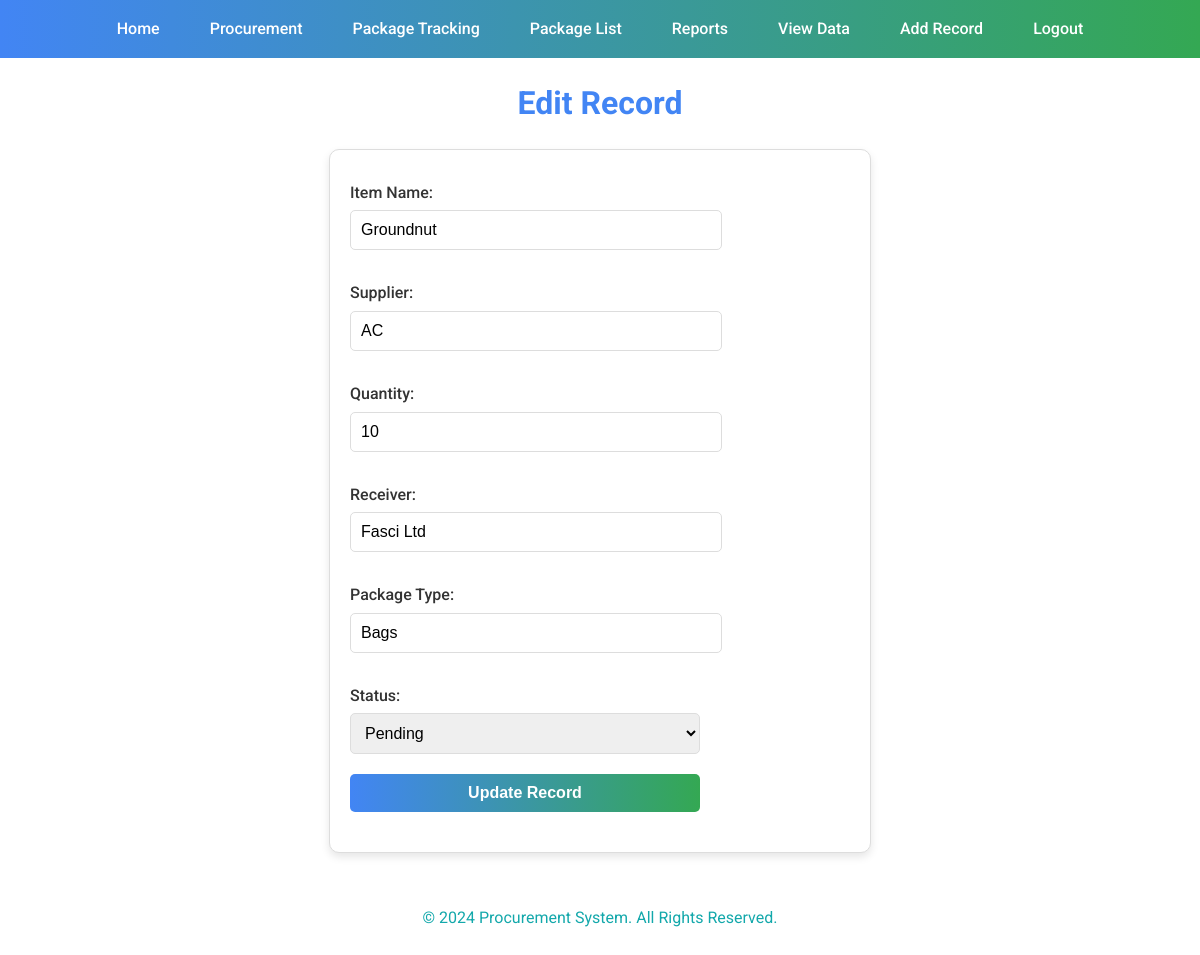
/edit/5 (signed in), run on the app's committed database.
### app.py (models this page shows)
class Procurement(db.Model):
    __tablename__ = 'procurement'
    id = db.Column(db.Integer, primary_key=True)
    item_name = db.Column(db.String(100), nullable=False)
    supplier = db.Column(db.String(100), nullable=False)
    quantity = db.Column(db.Integer, nullable=False)
    receiver = db.Column(db.String(100), nullable=False)
    package_type = db.Column(db.String(100), nullable=False)
    status = db.Column(db.String(100), nullable=False)

### app.py (the view, shortened to what this page needs)
@app.route('/edit/<int:id>', methods=['GET', 'POST'])
@login_required
def edit(id):
    record = Procurement.query.get_or_404(id)
    return render_template('edit.html', record=record)

### app.py (called while the page is built)
@login_manager.user_loader
def load_user(user_id):
    return User.query.get(int(user_id))

### templates/edit.html (shortened to what this page needs)
{% extends 'base.html' %}
{% block content %}
<h1>Edit Record</h1>
<form method="POST" action="{{ url_for('edit', id=record.id) }}">
    <label>Item Name:</label>
    <input type="text" name="item_name" value="{{ record.item_name }}" required>
    <label>Supplier:</label>
    <input type="text" name="supplier" value="{{ record.supplier }}" required>
    <label>Quantity:</label>
    <input type="number" name="quantity" value="{{ record.quantity }}" required>
    <label>Receiver:</label>
    <input type="text" name="receiver" value="{{ record.receiver }}" required>
    <label>Package Type:</label>
    <input type="text" name="package_type" value="{{ record.package_type }}" required>
    <label>Status:</label>
    <select name="status" required>
        <option value="Pending" {% if record.status == 'Pending' %}selected{% endif %}>Pending</option>
    </select>
    <button type="submit">Update Record</button>
</form>
{% endblock %}

### static/css/styles.css (style rules this page uses)
body { font-family: 'Roboto', sans-serif; margin: 0; padding: 0; color: #333; line-height: 1.6; }
body::before { content: ''; position: absolute; top: 0; left: 0; width: 100%; height: 100%; z-index: -1; background-size: cover; background-repeat: no-repeat; background-position: center; animation: slideshow 30s infinite; }
form { background: white; border: 1px solid #ddd; padding: 20px; border-radius: 10px; max-width: 500px; margin: 20px auto; box-shadow: 0 4px 8px rgba(0, 0, 0, 0.1); }
form label { display: block; margin: 10px 0 5px; font-weight: 500; color: #333; }
form input, form select, form button { width: 70%; padding: 10px; margin-bottom: 20px; border: 1px solid #ddd; border-radius: 5px; font-size: 1rem; }
form button { background: linear-gradient(to right, #4285F4, #34A853); border: none; color: white; font-size: 1rem; font-weight: bold; cursor: pointer; transition: background 0.3s ease, box-shadow 0.3s ease; }
button { width: 85%; padding: 10px; margin-bottom: 20px; border: 1px solid #ddd; border-radius: 5px; font-size: 1rem; }
button { display: inline; background: linear-gradient(to right, #4285F4, #34A853); border: none; color: white; font-size: 1rem; font-weight: bold; cursor: pointer; transition: background 0.3s ease, box-shadow 0.3s ease; }
h1, h2, h3 { color: #4285F4; text-align: center; margin: 20px 0; }

### data on the page
Procurement: item_name "Groundnut", supplier "AC", quantity "10", receiver "Fasci Ltd", package_type "Bags", status "Pending"
